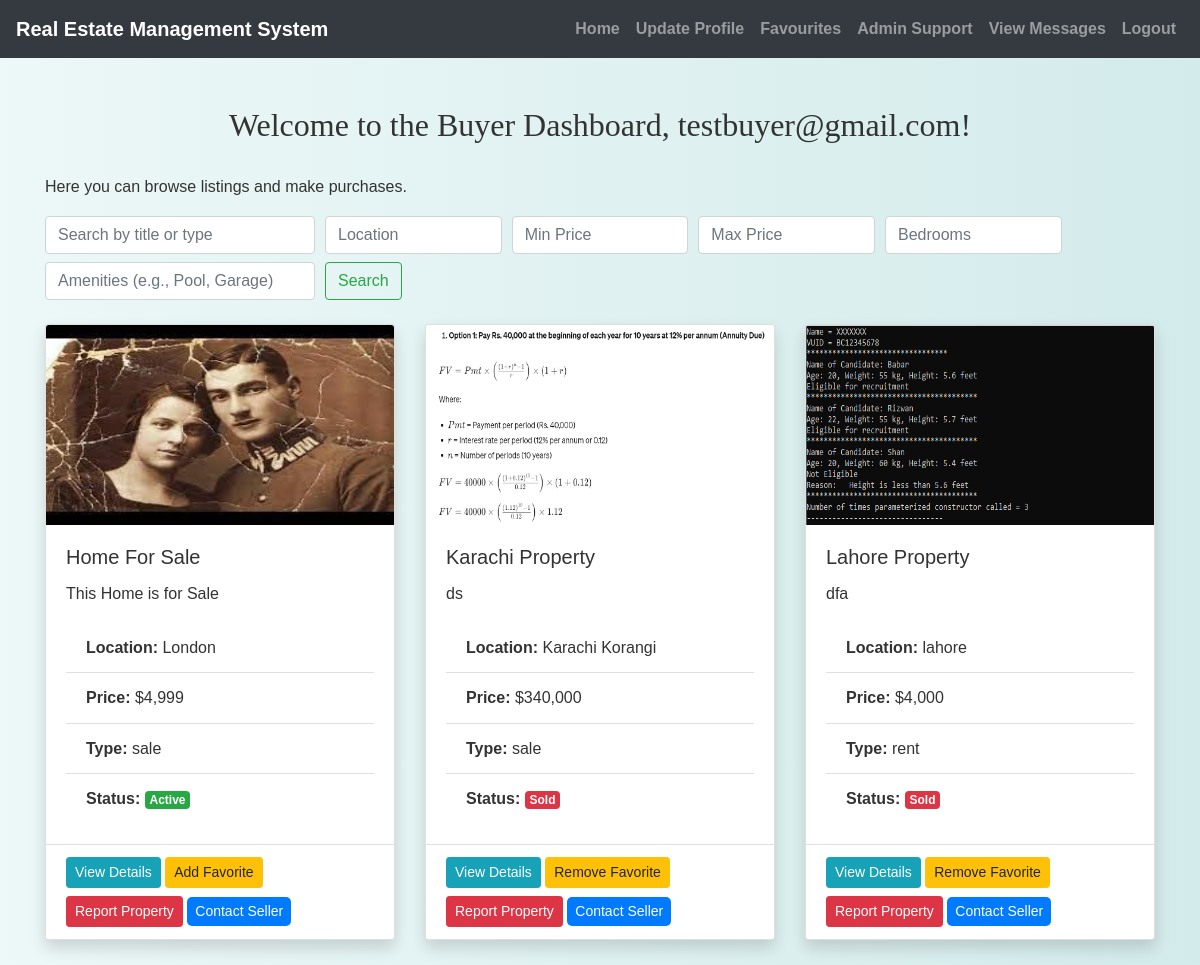
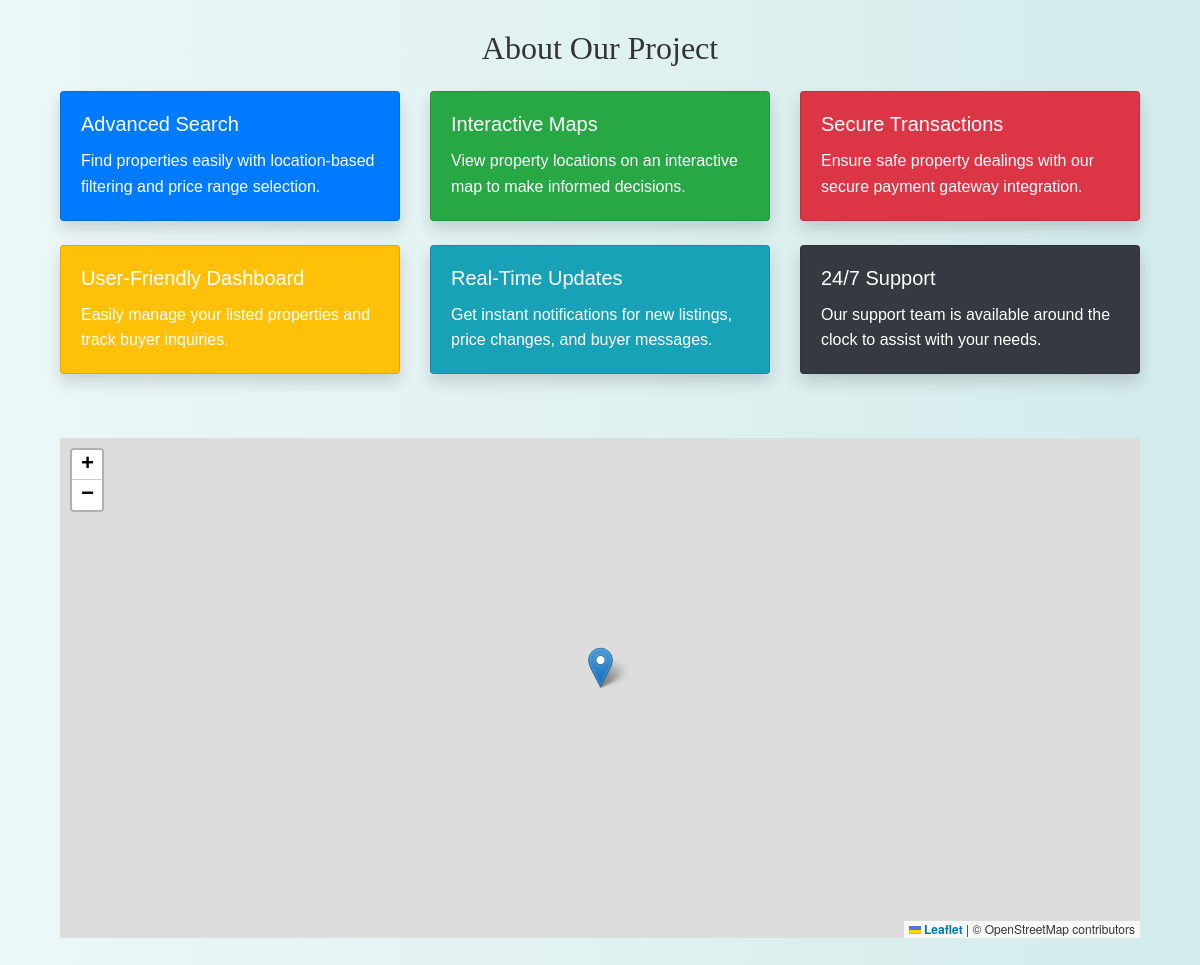
Page /buyer/buyer_dashboard.php (signed in) on the committed database (2 pictures, top to bottom).
### tables this page shows
CREATE TABLE `properties` (
  `property_id` int(11) NOT NULL,
  `user_id` int(11) DEFAULT NULL,
  `title` varchar(255) NOT NULL,
  `description` text NOT NULL,
  `location` varchar(255) NOT NULL,
  `price` decimal(10,2) NOT NULL,
  `property_type` enum('rent','sale') NOT NULL,
  `amenities` text DEFAULT NULL,
  `image` varchar(255) DEFAULT NULL,
  `bedrooms` int(11) NOT NULL,
  `latitude` decimal(10,8) NOT NULL,
  `longitude` decimal(11,8) NOT NULL,
  `status` enum('Active','Sold') DEFAULT 'Active'
);

### buyer/buyer_dashboard.php (the view, shortened to what this page needs)
<?php
include('config.php');
$search_query = "";
$location_filter = "";
$price_min = "";
$price_max = "";
$bedrooms_filter = "";
$amenities_filter = "";
if ($_SERVER["REQUEST_METHOD"] == "GET") {
    $search_query = $_GET['search'] ?? "";
    $location_filter = $_GET['location'] ?? "";
    $price_min = $_GET['price_min'] ?? "";
    $price_max = $_GET['price_max'] ?? "";
    $bedrooms_filter = $_GET['bedrooms'] ?? "";
    $amenities_filter = $_GET['amenities'] ?? "";
}
$sql = "SELECT p.property_id, p.title,p.status, p.description, p.location, p.price, p.property_type, p.bedrooms, p.amenities, p.image, u.email AS seller_email,
        (SELECT COUNT(*) FROM Favorites f WHERE f.user_id = ? AND f.property_id = p.property_id) AS is_favorite
        FROM Properties p
        JOIN users u ON p.user_id = u.id
        WHERE (p.title LIKE ? OR p.property_type LIKE ? OR p.location LIKE ?)";
$param_types = "isss";
$param_values = [$_SESSION["id"], "%$search_query%", "%$search_query%", "%$location_filter%"];
if ($stmt = mysqli_prepare($conn, $sql)) {
    mysqli_stmt_bind_param($stmt, $param_types, ...$param_values);
    mysqli_stmt_execute($stmt);
    $result = mysqli_stmt_get_result($stmt);
    $properties = mysqli_fetch_all($result, MYSQLI_ASSOC);
}
?>
<!DOCTYPE html>
<html>
<head>
    <link rel="stylesheet" href="https://maxcdn.bootstrapcdn.com/bootstrap/4.5.2/css/bootstrap.min.css">
    <link rel="stylesheet" href="./css/style.css">
<link rel="stylesheet" href="https://unpkg.com/leaflet@1.9.3/dist/leaflet.css" />
</head>
<body>
<?php include('navbar.php'); ?>
<div class="container mt-5">
    <h2>Welcome to the Buyer Dashboard, <?php echo htmlspecialchars($_SESSION["email"]); ?>!</h2>
    <p>Here you can browse listings and make purchases.</p>
    <form action="<?php echo htmlspecialchars($_SERVER["PHP_SELF"]); ?>" method="get" class="form-row mb-4">
        <div class="col-md-3">
            <input type="text" name="search" class="form-control" placeholder="Search by title or type" value="<?php echo htmlspecialchars($search_query); ?>">
        </div>
        <div class="col-md-2">
            <input type="text" name="location" class="form-control" placeholder="Location" value="<?php echo htmlspecialchars($location_filter); ?>">
        </div>
        <div class="col-md-2">
            <input type="number" name="price_min" class="form-control" placeholder="Min Price" value="<?php echo htmlspecialchars($price_min); ?>">
        </div>
        <div class="col-md-2">
            <input type="number" name="price_max" class="form-control" placeholder="Max Price" value="<?php echo htmlspecialchars($price_max); ?>">
        </div>
        <div class="col-md-2">
            <input type="number" name="bedrooms" class="form-control" placeholder="Bedrooms" value="<?php echo htmlspecialchars($bedrooms_filter); ?>">
        </div>
        <div class="col-md-3 mt-2">
            <input type="text" name="amenities" class="form-control" placeholder="Amenities (e.g., Pool, Garage)" value="<?php echo htmlspecialchars($amenities_filter); ?>">
        </div>
        <div class="col-md-2 mt-2">
            <button type="submit" class="btn btn-outline-success">Search</button>
        </div>
    </form>
<div class="row">
    <?php foreach ($properties as $property) : ?>
        <div class="col-md-4 mb-4">
            <div class="card shadow h-100 d-flex flex-column">
                <img src="../seller/<?php echo htmlspecialchars($property['image']); ?>" class="card-img-top" alt="Property Image">
                <div class="card-body d-flex flex-column">
                    <h5 class="card-title"><?php echo htmlspecialchars($property['title']); ?></h5>
                    <p class="card-text flex-grow-1"><?php echo htmlspecialchars($property['description']); ?></p>
                    <ul class="list-group list-group-flush">
                        <li class="list-group-item"><strong>Location:</strong> <?php echo htmlspecialchars($property['location']); ?></li>
                        <li class="list-group-item"><strong>Price:</strong> $<?php echo number_format($property['price']); ?></li>
                        <li class="list-group-item"><strong>Type:</strong> <?php echo htmlspecialchars($property['property_type']); ?></li>
                        <li class="list-group-item">
                            <strong>Status:</strong>
                            <span class="badge <?php echo ($property['status'] == 'Sold') ? 'badge-danger' : 'badge-success'; ?>">
                                <?php echo htmlspecialchars($property['status']); ?>
                            </span>
                        </li>
                    </ul>
                </div>
                <div class="card-footer bg-white">
                    <a href="property_details.php?property_id=<?php echo $property['property_id']; ?>" class="btn btn-info btn-sm">View Details</a>
                    <?php if ($property['is_favorite']) : ?>
                        <form action="<?php echo htmlspecialchars($_SERVER["PHP_SELF"]); ?>" method="post" class="d-inline-block">
                            <button type="submit" class="btn btn-warning btn-sm">Remove Favorite</button>
                        </form>
                    <?php else : ?>
                        <form action="<?php echo htmlspecialchars($_SERVER["PHP_SELF"]); ?>" method="post" class="d-inline-block">
                            <button type="submit" class="btn btn-warning btn-sm">Add Favorite</button>
                        </form>
                    <?php endif; ?>
                    <a href="report_property.php?property_id=<?php echo $property['property_id']; ?>" class="btn btn-danger btn-sm mt-2">Report Property</a>
                    <a href="contact_seller.php?property_id=<?php echo $property['property_id']; ?>" class="btn btn-primary btn-sm mt-2">Contact Seller</a>
                </div>
            </div>
        </div>
    <?php endforeach; ?>
</div>
<div class="container">
<h2 class="text-center mb-4">About Our Project</h2>
<div class="row">
    <div class="col-md-4 mb-4">
        <div class="card text-white bg-primary shadow">
            <div class="card-body">
                <h5 class="card-title">Advanced Search</h5>
                <p class="card-text">Find properties easily with location-based filtering and price range selection.</p>
            </div>
        </div>
    </div>
    <div class="col-md-4 mb-4">
        <div class="card text-white bg-success shadow">
            <div class="card-body">
                <h5 class="card-title">Interactive Maps</h5>
                <p class="card-text">View property locations on an interactive map to make informed decisions.</p>
            </div>
        </div>
    </div>
    <div class="col-md-4 mb-4">
        <div class="card text-white bg-danger shadow">
            <div class="card-body">
                <h5 class="card-title">Secure Transactions</h5>
                <p class="card-text">Ensure safe property dealings with our secure payment gateway integration.</p>
            </div>
        </div>
    </div>
    <div class="col-md-4 mb-4">
        <div class="card text-white bg-warning shadow">
            <div class="card-body">
                <h5 class="card-title">User-Friendly Dashboard</h5>
                <p class="card-text">Easily manage your listed properties and track buyer inquiries.</p>
            </div>
        </div>
    </div>
    <div class="col-md-4 mb-4">
        <div class="card text-white bg-info shadow">
            <div class="card-body">
                <h5 class="card-title">Real-Time Updates</h5>
                <p class="card-text">Get instant notifications for new listings, price changes, and buyer messages.</p>
            </div>
        </div>
    </div>
    <div class="col-md-4 mb-4">
        <div class="card text-white bg-dark shadow">
            <div class="card-body">
                <h5 class="card-title">24/7 Support</h5>
                <p class="card-text">Our support team is available around the clock to assist with your needs.</p>
            </div>
        </div>
    </div>
</div>
</div>
<div class="container">
<div id="map"></div>
</div>
</div>
</body>
</html>

### buyer/navbar.php (shortened to what this page needs)
<nav class="navbar navbar-expand-lg navbar-dark bg-dark">
    <a class="navbar-brand" href="buyer_dashboard.php">Real Estate Management System</a>
    <div class="collapse navbar-collapse" id="navbarNav">
        <ul class="navbar-nav ml-auto">
            <?php
            if (isset($_SESSION["id"]) && !empty($_SESSION["id"])) {
                echo '<li class="nav-item"><a class="nav-link" href="buyer_dashboard.php">Home</a></li>';
                echo '<li class="nav-item"><a class="nav-link" href="update_profile.php">Update Profile</a></li>';
                echo '<li class="nav-item"><a class="nav-link" href="view_favourites.php">Favourites</a></li>';
                echo '<li class="nav-item"><a class="nav-link" href="contact_support.php">Admin Support</a></li>';
                echo '<li class="nav-item"><a class="nav-link" href="view_messages.php">View Messages</a></li>';
                echo '<li class="nav-item"><a class="nav-link" href="logout.php">Logout</a></li>';
            } else {
                echo '<li class="nav-item"><a class="nav-link" href="register.php">Register</a></li>';
                echo '<li class="nav-item"><a class="nav-link" href="login.php">Login</a></li>';
                echo '<li class="nav-item"><a class="nav-link" href="./admin/admin_login.php">Admin Login</a></li>';
            }
            ?>
        </ul>
    </div>
</nav>

### buyer/css/style.css (style rules this page uses)
body { background: linear-gradient(90deg, rgba(233, 246, 246, 0.831), rgba(207, 233, 233, 0.9)); font-family: 'Arial', sans-serif; color: #333; line-height: 1.6; }
h1, h2, h3, h4 { text-align: center; margin-top: 30px; margin-bottom: 30px; font-family: 'Georgia', serif; }
.container { margin-bottom: 40px; }
.btn-primary { color: #fff; border: none; border-radius: 5px; cursor: pointer; transition: background-color 0.3s ease; }
a { color: #006666; text-decoration: none; font-weight: bold; }

### buyer/buyer_dashboard.php (style rules this page uses)
.card-img-top { height: 200px; }
#map { height: 500px; width: 100%; margin-bottom: 30px; }

### rows in the picture
properties: image (picture), title "Home For Sale", description "This Home is for Sale", location "London", price "4,999", property_type "sale", status "Active"
properties: image (picture), title "Karachi Property", description "ds", location "Karachi Korangi", price "340,000", property_type "sale", status "Sold"
properties: image (picture), title "Lahore Property", description "dfa", location "lahore", price "4,000", property_type "rent", status "Sold"

### other values in the picture
$_SESSION["email"] "testbuyer@gmail.com"
